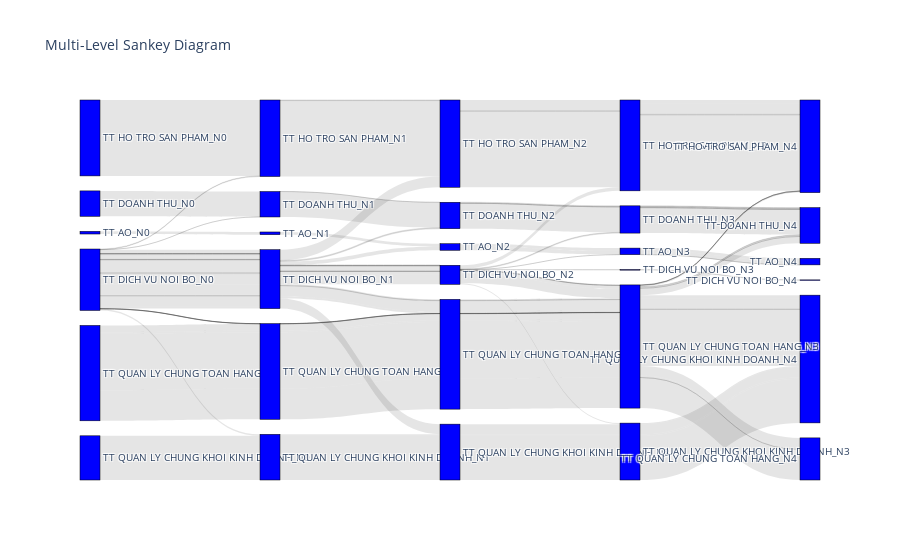

The notebook cell this image was saved under:
### Code cell
#data = trans_df
# Convert numeric levels to string
level_columns = [ 'Lv0_mapped_Node_v0', 'Lv1_mapped_Node_v1', 'Lv2_mapped_Node_v2',
       'Lv3_mapped_Node_v3', 'Lv4_mapped_Node_v4']
data[level_columns] = data[level_columns].astype(str)

# Function to create a mapping of each unique step to a unique integer
def create_node_mapping(data, level_columns):
    unique_nodes = set()
    for col in level_columns:
        unique_nodes.update(data[col].unique())
    return {node: i for i, node in enumerate(sorted(unique_nodes))}

# Create the node mapping
node_mapping = create_node_mapping(data, level_columns)

# Prepare source, target, and value lists for the Sankey diagram
sources = []
targets = []
values = []
colors = []  # For link colors

highlight_color = 'rgba(255, 0, 0, 0.5)'  # Highlight color for the paths leading to the highlighted node
default_color = 'rgba(0, 0, 0, 0.1)'  # Default color for other paths

# Function to check if a row includes the highlighted node
def row_includes_highlighted_node(row, highlighted_node):
    return highlighted_node in row[level_columns].values

# Populate source, target, values, and colors
for _, row in data.iterrows():
    row_highlighted = row_includes_highlighted_node(row, 'TRUNG TAM DICH VU NOI BO_N1')
    for i in range(len(level_columns) - 1):
        source = node_mapping[row[level_columns[i]]]
        target = node_mapping[row[level_columns[i + 1]]]
        value = row['Size']
        sources.append(source)
        targets.append(target)
        values.append(value)
        colors.append(highlight_color if row_highlighted else default_color)

# Create the Sankey diagram
fig = go.Figure(data=[go.Sankey(
    node=dict(
        pad=15,
        thickness=20,
        line=dict(color="black", width=0.5),
        label=list(node_mapping.keys()),
        color="blue"
    ),
    link=dict(
        source=sources,
        target=targets,
        value=values,
        color=colors  # Add custom colors
    )
)])

fig.update_layout(title_text="Multi-Level Sankey Diagram", font_size=10)
fig.show()

### Figure 1 — Plotly figure (JSON) as saved in the notebook; plotly's stock layout.template omitted (floating-point values rounded to 4 significant figures)
{"data": [{"link": {"color": ["rgba(0, 0, 0, 0.1)", "rgba(0, 0, 0, 0.1)", "rgba(0, 0, 0, 0.1)", "rgba(0, 0, 0, 0.1)", "rgba(0, 0, 0, 0.1)", "rgba(0, 0, 0, 0.1)", "rgba(0, 0, 0, 0.1)", "rgba(0, 0, 0, 0.1)", "rgba(0, 0, 0, 0.1)", "rgba(0, 0, 0, 0.1)", "rgba(0, 0, 0, 0.1)", "rgba(0, 0, 0, 0.1)", "rgba(0, 0, 0, 0.1)", "rgba(0, 0, 0, 0.1)", "rgba(0, 0, 0, 0.1)", "rgba(0, 0, 0, 0.1)", "rgba(0, 0, 0, 0.1)", "rgba(0, 0, 0, 0.1)", "rgba(0, 0, 0, 0.1)", "rgba(0, 0, 0, 0.1)", "rgba(0, 0, 0, 0.1)", "rgba(0, 0, 0, 0.1)", "rgba(0, 0, 0, 0.1)", "rgba(0, 0, 0, 0.1)", "rgba(0, 0, 0, 0.1)", "rgba(0, 0, 0, 0.1)", "rgba(0, 0, 0, 0.1)", "rgba(0, 0, 0, 0.1)", "rgba(0, 0, 0, 0.1)", "rgba(0, 0, 0, 0.1)", "rgba(0, 0, 0, 0.1)", "rgba(0, 0, 0, 0.1)", "rgba(0, 0, 0, 0.1)", "rgba(0, 0, 0, 0.1)", "rgba(0, 0, 0, 0.1)", "rgba(0, 0, 0, 0.1)", "rgba(0, 0, 0, 0.1)", "rgba(0, 0, 0, 0.1)", "rgba(0, 0, 0, 0.1)", "rgba(0, 0, 0, 0.1)", "rgba(0, 0, 0, 0.1)", "rgba(0, 0, 0, 0.1)", "rgba(0, 0, 0, 0.1)", "rgba(0, 0, 0, 0.1)", "rgba(0, 0, 0, 0.1)", "rgba(0, 0, 0, 0.1)", "rgba(0, 0, 0, 0.1)", "rgba(0, 0, 0, 0.1)", "rgba(0, 0, 0, 0.1)", "rgba(0, 0, 0, 0.1)", "rgba(0, 0, 0, 0.1)", "rgba(0, 0, 0, 0.1)", "rgba(0, 0, 0, 0.1)", "rgba(0, 0, 0, 0.1)", "rgba(0, 0, 0, 0.1)", "rgba(0, 0, 0, 0.1)", "rgba(0, 0, 0, 0.1)", "rgba(0, 0, 0, 0.1)", "rgba(0, 0, 0, 0.1)", "rgba(0, 0, 0, 0.1)", "rgba(0, 0, 0, 0.1)", "rgba(0, 0, 0, 0.1)", "rgba(0, 0, 0, 0.1)", "rgba(0, 0, 0, 0.1)", "rgba(0, 0, 0, 0.1)", "rgba(0, 0, 0, 0.1)", "rgba(0, 0, 0, 0.1)", "rgba(0, 0, 0, 0.1)", "rgba(0, 0, 0, 0.1)", "rgba(0, 0, 0, 0.1)", "rgba(0, 0, 0, 0.1)", "rgba(0, 0, 0, 0.1)", "rgba(0, 0, 0, 0.1)", "rgba(0, 0, 0, 0.1)", "rgba(0, 0, 0, 0.1)", "rgba(0, 0, 0, 0.1)", "rgba(0, 0, 0, 0.1)", "rgba(0, 0, 0, 0.1)", "rgba(0, 0, 0, 0.1)", "rgba(0, 0, 0, 0.1)", "rgba(0, 0, 0, 0.1)", "rgba(0, 0, 0, 0.1)", "rgba(0, 0, 0, 0.1)", "rgba(0, 0, 0, 0.1)", "rgba(0, 0, 0, 0.1)", "rgba(0, 0, 0, 0.1)", "rgba(0, 0, 0, 0.1)", "rgba(0, 0, 0, 0.1)", "rgba(0, 0, 0, 0.1)", "rgba(0, 0, 0, 0.1)", "rgba(0, 0, 0, 0.1)", "rgba(0, 0, 0, 0.1)", "rgba(0, 0, 0, 0.1)", "rgba(0, 0, 0, 0.1)", "rgba(0, 0, 0, 0.1)", "rgba(0, 0, 0, 0.1)", "rgba(0, 0, 0, 0.1)", "rgba(0, 0, 0, 0.1)", "rgba(0, 0, 0, 0.1)", "rgba(0, 0, 0, 0.1)", "rgba(0, 0, 0, 0.1)", "rgba(0, 0, 0, 0.1)", "rgba(0, 0, 0, 0.1)", "rgba(0, 0, 0, 0.1)", "rgba(0, 0, 0, 0.1)", "rgba(0, 0, 0, 0.1)", "rgba(0, 0, 0, 0.1)", "rgba(0, 0, 0, 0.1)", "rgba(0, 0, 0, 0.1)", "rgba(0, 0, 0, 0.1)", "rgba(0, 0, 0, 0.1)", "rgba(0, 0, 0, 0.1)", "rgba(0, 0, 0, 0.1)", "rgba(0, 0, 0, 0.1)", "rgba(0, 0, 0, 0.1)", "rgba(0, 0, 0, 0.1)", "rgba(0, 0, 0, 0.1)", "rgba(0, 0, 0, 0.1)", "rgba(0, 0, 0, 0.1)", "rgba(0, 0, 0, 0.1)", "rgba(0, 0, 0, 0.1)", "rgba(0, 0, 0, 0.1)", "rgba(0, 0, 0, 0.1)", "rgba(0, 0, 0, 0.1)", "rgba(0, 0, 0, 0.1)", "rgba(0, 0, 0, 0.1)", "rgba(0, 0, 0, 0.1)", "rgba(0, 0, 0, 0.1)"], "source": [0, 1, 2, 3, 5, 6, 2, 3, 5, 6, 7, 3, 5, 6, 7, 8, 5, 6, 7, 13, 5, 6, 7, 18, 5, 6, 7, 23, 5, 6, 7, 28, 5, 6, 7, 28, 5, 6, 7, 28, 5, 6, 7, 28, 5, 6, 12, 13, 5, 6, 17, 18, 5, 6, 22, 23, 5, 6, 27, 28, 5, 6, 27, 28, 5, 6, 27, 28, 5, 6, 27, 28, 5, 11, 12, 13, 5, 16, 17, 18, 5, 21, 22, 23, 5, 26, 27, 28, 5, 26, 27, 28, 5, 26, 27, 28, 5, 26, 27, 28, 10, 11, 12, 13, 15, 16, 17, 18, 20, 21, 22, 23, 25, 26, 27, 28, 25, 26, 27, 28, 25, 26, 27, 28, 25, 26, 27, 28], "target": [1, 2, 3, 4, 6, 2, 3, 4, 6, 7, 3, 4, 6, 7, 8, 9, 6, 7, 13, 14, 6, 7, 18, 19, 6, 7, 23, 24, 6, 7, 28, 14, 6, 7, 28, 19, 6, 7, 28, 24, 6, 7, 28, 29, 6, 12, 13, 14, 6, 17, 18, 19, 6, 22, 23, 24, 6, 27, 28, 14, 6, 27, 28, 19, 6, 27, 28, 24, 6, 27, 28, 29, 11, 12, 13, 14, 16, 17, 18, 19, 21, 22, 23, 24, 26, 27, 28, 14, 26, 27, 28, 19, 26, 27, 28, 24, 26, 27, 28, 29, 11, 12, 13, 14, 16, 17, 18, 19, 21, 22, 23, 24, 26, 27, 28, 14, 26, 27, 28, 19, 26, 27, 28, 24, 26, 27, 28, 29], "value": [2273620505, 2273620505, 2273620505, 2273620505, 3250187815, 3250187815, 3250187815, 3250187815, 1361056, 1361056, 1361056, 1361056, 226827743, 226827743, 226827743, 226827743, 668163210, 668163210, 668163210, 668163210, 3027357773, 3027357773, 3027357773, 3027357773, 878511051, 878511051, 878511051, 878511051, 353936468, 353936468, 353936468, 353936468, 121910257, 121910257, 121910257, 121910257, 2772661373, 2772661373, 2772661373, 2772661373, 8019410176, 8019410176, 8019410176, 8019410176, 835955599, 835955599, 835955599, 835955599, 9051510848, 9051510848, 9051510848, 9051510848, 8578940760, 8578940760, 8578940760, 8578940760, 980187004, 980187004, 980187004, 980187004, 205703927, 205703927, 205703927, 205703927, 9049062470, 9049062470, 9049062470, 9049062470, 1654670893, 1654670893, 1654670893, 1654670893, 45627340, 45627340, 45627340, 45627340, 508979938, 508979938, 508979938, 508979938, 1256266945, 1256266945, 1256266945, 1256266945, 23169978, 23169978, 23169978, 23169978, 4567584, 4567584, 4567584, 4567584, 177526897, 177526897, 177526897, 177526897, 65014600, 65014600, 65014600, 65014600, 21419082170, 21419082170, 21419082170, 21419082170, 63973668698, 63973668698, 63973668698, 63973668698, 37242992289, 37242992289, 37242992289, 37242992289, 5759161204, 5759161204, 5759161204, 5759161204, 1168948436, 1168948436, 1168948436, 1168948436, 47706887989, 47706887989, 47706887989, 47706887989, 25748505643, 25748505643, 25748505643, 25748505643]}, "node": {"color": "blue", "label": ["TT AO_N0", "TT AO_N1", "TT AO_N2", "TT AO_N3", "TT AO_N4", "TT DICH VU NOI BO_N0", "TT DICH VU NOI BO_N1", "TT DICH VU NOI BO_N2", "TT DICH VU NOI BO_N3", "TT DICH VU NOI BO_N4", "TT DOANH THU_N0", "TT DOANH THU_N1", "TT DOANH THU_N2", "TT DOANH THU_N3", "TT DOANH THU_N4", "TT HO TRO SAN PHAM_N0", "TT HO TRO SAN PHAM_N1", "TT HO TRO SAN PHAM_N2", "TT HO TRO SAN PHAM_N3", "TT HO TRO SAN PHAM_N4", "TT QUAN LY CHUNG KHOI KINH DOANH_N0", "TT QUAN LY CHUNG KHOI KINH DOANH_N1", "TT QUAN LY CHUNG KHOI KINH DOANH_N2", "TT QUAN LY CHUNG KHOI KINH DOANH_N3", "TT QUAN LY CHUNG KHOI KINH DOANH_N4", "TT QUAN LY CHUNG TOAN HANG_N0", "TT QUAN LY CHUNG TOAN HANG_N1", "TT QUAN LY CHUNG TOAN HANG_N2", "TT QUAN LY CHUNG TOAN HANG_N3", "TT QUAN LY CHUNG TOAN HANG_N4"], "line": {"color": "black", "width": 0.5}, "pad": 15, "thickness": 20}, "type": "sankey"}], "layout": {"font": {"size": 10}, "title": {"text": "Multi-Level Sankey Diagram"}}}
